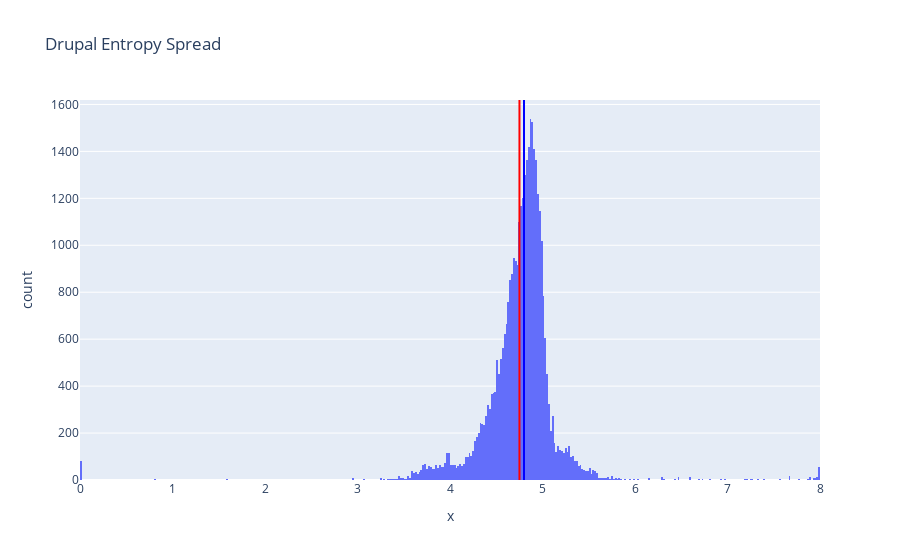

Notebook code cell kept with this figure:
### Code cell
fig = px.histogram(x=df[df.cms == "drupal"].entropy, title="Drupal Entropy Spread")
# Add mean/median lines
fig.add_vline(x=df[df.cms == "drupal"].entropy.mean(), line_color="red")
fig.add_vline(x=df[df.cms == "drupal"].entropy.median(), line_color="blue")

### Figure 1 — Plotly figure (JSON) as saved in the notebook; plotly's stock layout.template omitted (floating-point values rounded to 4 significant figures; data arrays with more than 128 entries replaced by an {"elided": "..."} marker saying what was removed)
{"data": [{"alignmentgroup": "True", "bingroup": "x", "hovertemplate": "x=%{x}<br>count=%{y}<extra></extra>", "legendgroup": "", "marker": {"color": "#636efa", "pattern": {"shape": ""}}, "name": "", "offsetgroup": "", "orientation": "v", "showlegend": false, "type": "histogram", "x": {"elided": "36202 float values"}, "xaxis": "x", "yaxis": "y"}], "layout": {"autosize": true, "barmode": "relative", "legend": {"tracegroupgap": 0}, "shapes": [{"line": {"color": "red"}, "type": "line", "x0": 4.751, "x1": 4.751, "xref": "x", "y0": 0, "y1": 1, "yref": "y domain"}, {"line": {"color": "blue"}, "type": "line", "x0": 4.8, "x1": 4.8, "xref": "x", "y0": 0, "y1": 1, "yref": "y domain"}], "title": {"text": "Drupal Entropy Spread"}, "xaxis": {"anchor": "y", "autorange": true, "domain": [0, 1], "range": [2.134e-16, 8], "title": {"text": "x"}, "type": "linear"}, "yaxis": {"anchor": "x", "autorange": true, "domain": [0, 1], "range": [0, 1619.0], "title": {"text": "count"}}}}
